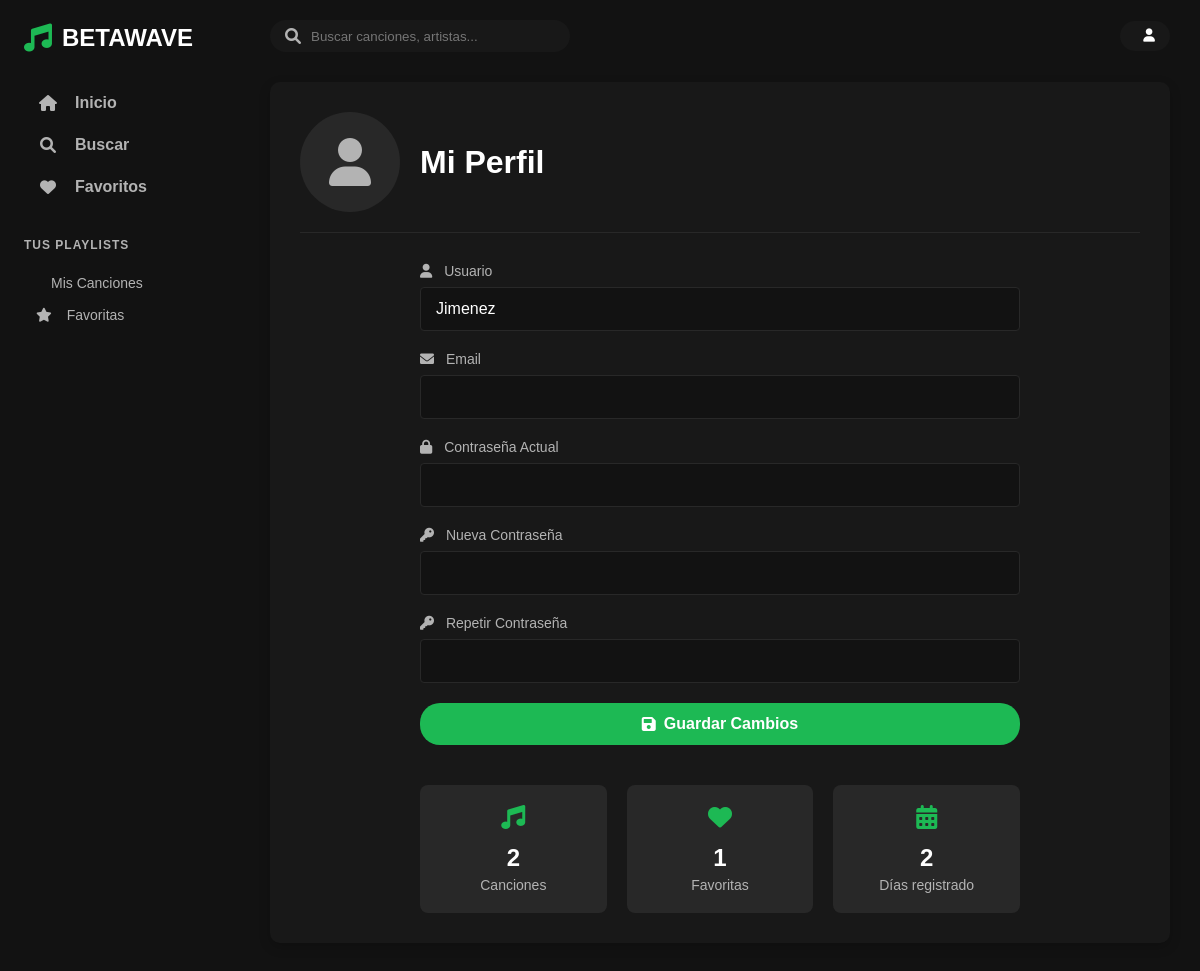
The app's page /profile (signed in), older data.
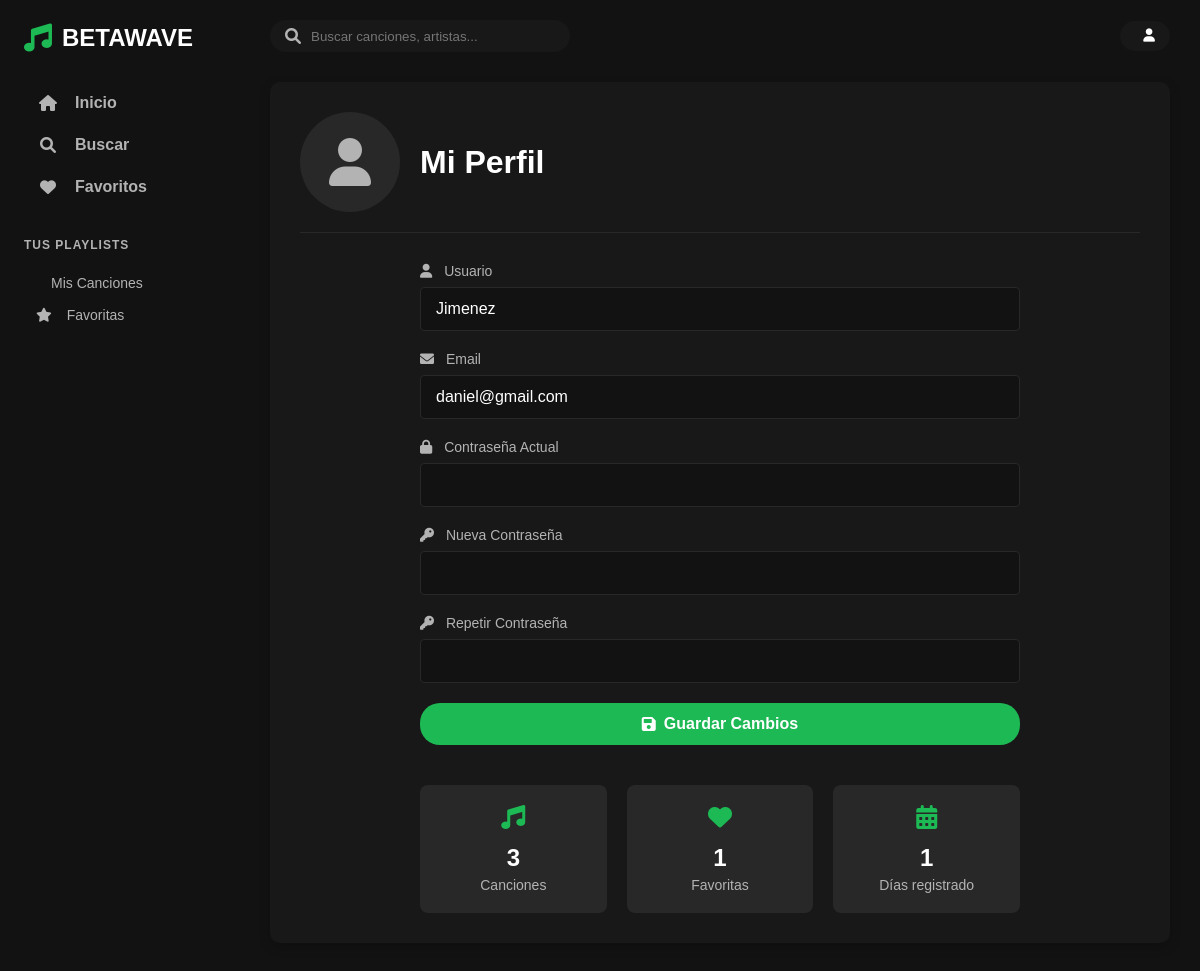
The same page, newer data.
### tables this page shows
CREATE TABLE users (
        id INTEGER PRIMARY KEY AUTOINCREMENT,
        username TEXT UNIQUE NOT NULL,
        password TEXT NOT NULL,
        email TEXT,
        role TEXT DEFAULT 'user',
        created_at DATETIME
    );

### betawave/app.py (the view, shortened to what this page needs)
@app.route('/profile', methods=['GET', 'POST'])
@login_required
def profile():
    conn = sqlite3.connect('music.db')
    c = conn.cursor()
    c.execute("SELECT username, email FROM users WHERE id = ?", (session['user_id'],))
    user_data = c.fetchone()
    if not user_data:
        flash('Usuario no encontrado', 'error')
        return redirect(url_for('logout'))
    user = {'username': user_data[0], 'email': user_data[1] if user_data[1] else ''}
    c.execute("SELECT COUNT(*) FROM songs WHERE user_id = ?", (session['user_id'],))
    songs_count = c.fetchone()[0]
    c.execute("SELECT COUNT(*) FROM favorites WHERE user_id = ?", (session['user_id'],))
    favorites_count = c.fetchone()[0]
    c.execute("SELECT created_at FROM users WHERE id = ?", (session['user_id'],))
    created_at = c.fetchone()[0]
    if created_at:
        from datetime import datetime
        created_date = datetime.strptime(created_at, '%Y-%m-%d %H:%M:%S')
        days_registered = (datetime.now() - created_date).days
    else:
        days_registered = 0
    conn.close()
    stats = {
        'songs_count': songs_count,
        'favorites_count': favorites_count,
        'days_registered': days_registered
    }
    return render_template('profile.html', user=user, stats=stats)

### betawave/app.py (called while the page is built)
def login_required(f):
    @wraps(f)
    def decorated_function(*args, **kwargs):
        if 'user_id' not in session:
            flash('Debes iniciar sesión para acceder a esta página', 'error')
            return redirect(url_for('login', next=request.url))
        return f(*args, **kwargs)
    return decorated_function

### betawave/templates/profile.html (shortened to what the changed rows need)
<!DOCTYPE html>
<html lang="es">
<head>
    <link rel="stylesheet" href="https://cdnjs.cloudflare.com/ajax/libs/font-awesome/6.0.0/css/all.min.css">
    <link rel="stylesheet" href="/static/css/styles.css">
    <link rel="stylesheet" href="/static/css/profile.css">
</head>
<body>
    <div class="app-container">
        <div class="main-content">
            <div class="profile-container">
                <div class="profile-header">
                    <h1>Mi Perfil</h1>
                </div>
                <div class="profile-content">
                    <form method="POST" class="profile-form">
                        <div class="form-group">
                            <label for="username"><i class="fas fa-user"></i> Usuario</label>
                            <input type="text" id="username" name="username" value="{{ user.username }}" required>
                        </div>
                        <div class="form-group">
                            <label for="email"><i class="fas fa-envelope"></i> Email</label>
                            <input type="email" id="email" name="email" value="{{ user.email }}">
                        </div>
                    </form>
                    <div class="profile-stats">
                        <div class="stat-card">
                            <i class="fas fa-music"></i>
                            <span class="stat-value">{{ stats.songs_count }}</span>
                            <span class="stat-label">Canciones</span>
                        </div>
                        <div class="stat-card">
                            <i class="fas fa-calendar-alt"></i>
                            <span class="stat-value">{{ stats.days_registered }}</span>
                            <span class="stat-label">Días registrado</span>
                        </div>
                    </div>
                </div>
            </div>
        </div>
    </div>
</body>
</html>

Row changes from the older to the newer data that the page shows:
changed users "Jimenez": email (not shown) → "daniel@gmail.com"
Text that changed along with them:
{{ stats.songs_count }}: "2" → "3"
{{ stats.days_registered }}: "2" → "1"
